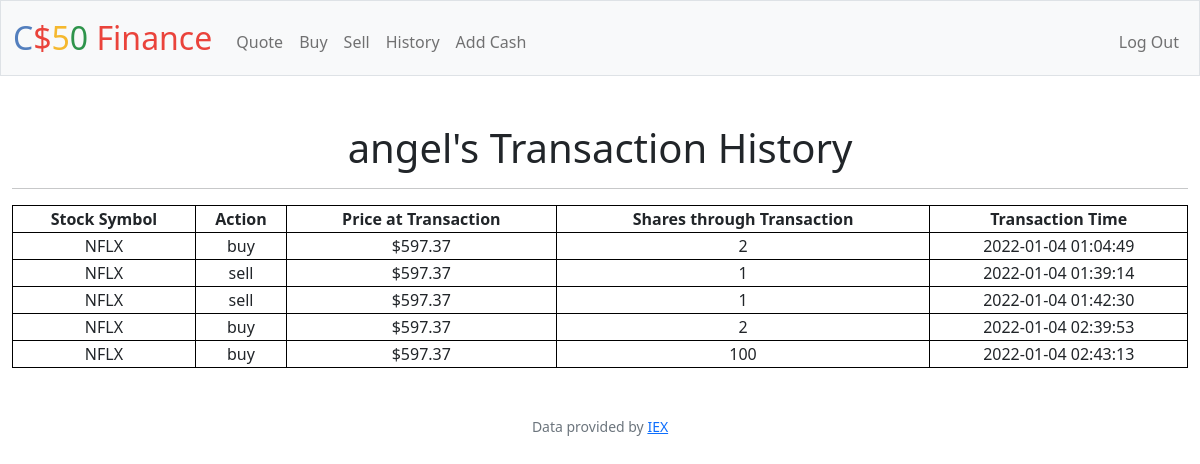
Screenshot of /history (signed in) with the database file from the repository.
### tables this page shows
CREATE TABLE users (id INTEGER, username TEXT NOT NULL, hash TEXT NOT NULL, cash NUMERIC NOT NULL DEFAULT 10000.00, PRIMARY KEY(id));

CREATE TABLE 'transactions' ('id' INTEGER PRIMARY KEY AUTOINCREMENT NOT NULL, 'user_id' INTEGER NOT NULL, 'symbol' TEXT NOT NULL, 'shares' INTEGER NOT NULL, 'price' REAL NOT NULL, 'action' TEXT NOT NULL, 'timestamp' DATETIME NOT NULL DEFAULT CURRENT_TIMESTAMP);

### app.py (the view)
@app.route("/history")
@login_required
def history():
    username = db.execute("SELECT username FROM users WHERE id = ?", session["user_id"])[0]["username"]
    transaction_history = db.execute("SELECT * FROM transactions WHERE user_id = ?", session["user_id"])
    return render_template("history.html", username=username, transaction_history=transaction_history)

### app.py (called while the page is built)
@app.after_request
def after_request(response):
    response.headers["Cache-Control"] = "no-cache, no-store, must-revalidate"
    response.headers["Expires"] = 0
    response.headers["Pragma"] = "no-cache"
    return response

### helpers.py (called while the page is built)
def login_required(f):
    @wraps(f)
    def decorated_function(*args, **kwargs):
        if session.get("user_id") is None:
            return redirect("/login")
        return f(*args, **kwargs)
    return decorated_function

def usd(value):
    return f"${value:,.2f}"

### templates/history.html (shortened to what this page needs)
{% extends "layout.html" %}
{% block main %}
<h1>{{ username }}'s Transaction History</h1>
<hr>
<table>
    <tr>
        <th>Stock Symbol</th>
        <th>Action</th>
        <th>Price at Transaction</th>
        <th>Shares through Transaction</th>
        <th>Transaction Time</th>
    </tr>
    {% for history in transaction_history %}
    <tr>
        <td>{{ history.symbol }}</td>
        <td>{{ history.action }}</td>
        <td>{{ history.price | usd }}</td>
        <td>{{ history.shares }}</td>
        <td>{{ history.timestamp }}</td>
    </tr>
    {% endfor %}
</table>
{% endblock %}

### templates/layout.html (shortened to what this page needs)
<!DOCTYPE html>
<html lang="en">
    <head>
        <link href="https://cdn.jsdelivr.net/npm/bootstrap@5.1.3/dist/css/bootstrap.min.css" rel="stylesheet">
        <link href="/static/styles.css" rel="stylesheet">
    </head>
    <body>
        <nav class="bg-light border navbar navbar-expand-md navbar-light">
            <div class="container-fluid">
                <a class="navbar-brand" href="/"><span class="blue">C</span><span class="red">$</span><span class="yellow">5</span><span class="green">0</span> <span class="red">Finance</span></a>
                <div class="collapse navbar-collapse" id="navbar">
                    {% if session["user_id"] %}
                        <ul class="navbar-nav me-auto mt-2">
                            <li class="nav-item"><a class="nav-link" href="/quote">Quote</a></li>
                            <li class="nav-item"><a class="nav-link" href="/buy">Buy</a></li>
                            <li class="nav-item"><a class="nav-link" href="/sell">Sell</a></li>
                            <li class="nav-item"><a class="nav-link" href="/history">History</a></li>
                            <li class="nav-item"><a class="nav-link" href="/add_cash">Add Cash</a></li>
                        </ul>
                        <ul class="navbar-nav ms-auto mt-2">
                            <li class="nav-item"><a class="nav-link" href="/logout">Log Out</a></li>
                        </ul>
                    {% else %}
                        <ul class="navbar-nav ms-auto mt-2">
                            <li class="nav-item"><a class="nav-link" href="/register">Register</a></li>
                            <li class="nav-item"><a class="nav-link" href="/login">Log In</a></li>
                        </ul>
                    {% endif %}
                </div>
            </div>
        </nav>
        <main class="container-fluid py-5 text-center">
            {% block main %}{% endblock %}
        </main>
        <footer class="mb-5 small text-center text-muted">
            Data provided by <a href="https://iexcloud.io/">IEX</a>
        </footer>
    </body>
</html>

### static/styles.css (style rules this page uses)
nav .navbar-brand { font-size: xx-large; }
nav .navbar-brand .blue { color: #537fbe; }
nav .navbar-brand .red { color: #ea433b; }
nav .navbar-brand .yellow { color: #f5b82e; }
nav .navbar-brand .green { color: #2e944b; }
table, th, td { border: 1px solid black; }
table { width: 100%; }

### rows the page displays
users: username "angel"
transactions: symbol "NFLX", action "buy", price "$597.37", shares "2", timestamp "2022-01-04 01:04:49"
transactions: symbol "NFLX", action "sell", price "$597.37", shares "1", timestamp "2022-01-04 01:39:14"
transactions: symbol "NFLX", action "sell", price "$597.37", shares "1", timestamp "2022-01-04 01:42:30"
transactions: symbol "NFLX", action "buy", price "$597.37", shares "2", timestamp "2022-01-04 02:39:53"
transactions: symbol "NFLX", action "buy", price "$597.37", shares "100", timestamp "2022-01-04 02:43:13"
